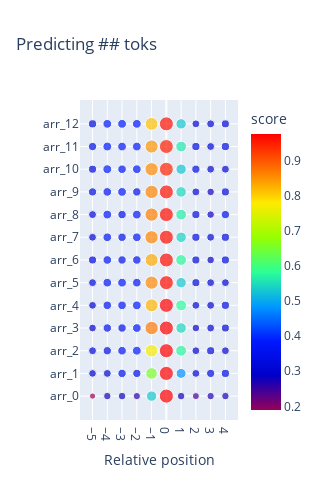

The cell this chart's notebook holds for it:
### Code cell
filter_name = '## toks'
selected_toks = [tok for tok in vocab if tok.startswith('##')][:100]
corpus_filter = [i for i, tok in enumerate(corpus_toks) if tok in selected_toks][:1000]
scores[filter_name] = probe_identity(corpus_acts, corpus_contexts, corpus_filter, n_layers=None, gaps=list(range(-5,5)))
show_heatmap(scores, filter_name)

### Figure 1 — Plotly figure (JSON) as saved in the notebook; plotly's stock layout.template omitted (floating-point values rounded to 4 significant figures; data arrays with more than 128 entries replaced by an {"elided": "..."} marker saying what was removed)
{"data": [{"hovertemplate": "gap=%{x}<br>layer=%{y}<br>score=%{marker.color}<extra></extra>", "legendgroup": "", "marker": {"color": {"elided": "130 float values"}, "coloraxis": "coloraxis", "size": {"elided": "130 float values"}, "sizemode": "area", "sizeref": 0.00975, "symbol": "circle"}, "mode": "markers", "name": "", "orientation": "h", "showlegend": false, "type": "scatter", "x": {"elided": "130 int values"}, "xaxis": "x", "y": {"elided": "130 str values"}, "yaxis": "y"}], "layout": {"autosize": false, "coloraxis": {"colorbar": {"title": {"text": "score"}}, "colorscale": [[0, "rgb(150,0,90)"], [0.125, "rgb(0,0,200)"], [0.25, "rgb(0,25,255)"], [0.375, "rgb(0,152,255)"], [0.5, "rgb(44,255,150)"], [0.625, "rgb(151,255,0)"], [0.75, "rgb(255,234,0)"], [0.875, "rgb(255,111,0)"], [1, "rgb(255,0,0)"]]}, "height": 500, "legend": {"itemsizing": "constant", "tracegroupgap": 0}, "title": {"text": "Predicting ## toks"}, "width": 250, "xaxis": {"anchor": "y", "autorange": true, "domain": [0, 1], "dtick": 1, "range": [-6.156, 5.162], "title": {"text": "Relative position"}, "type": "linear"}, "yaxis": {"anchor": "x", "autorange": true, "domain": [0, 1], "range": [-1.054, 13.05], "title": {}, "type": "category"}}}
